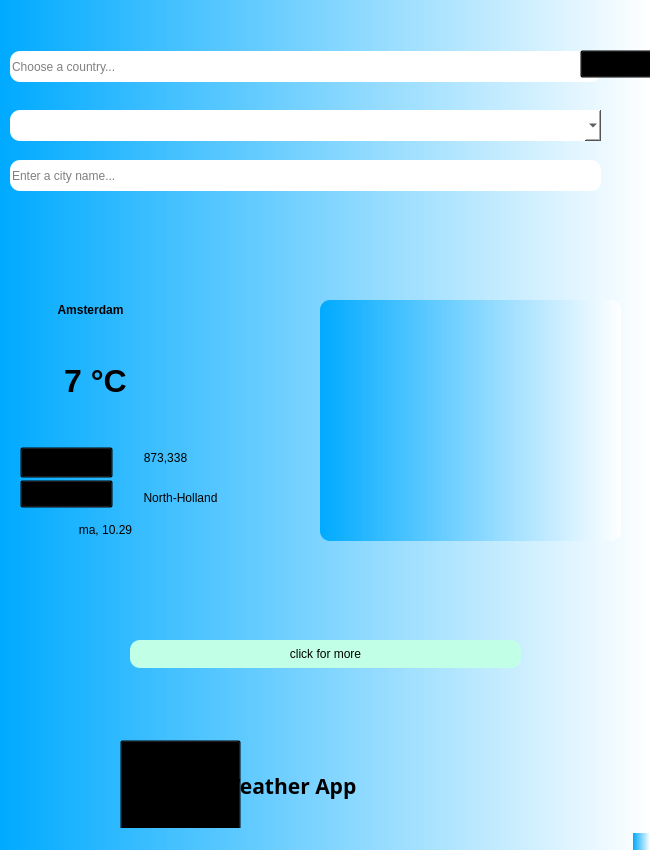
<?xml version="1.0" encoding="UTF-8"?>
<ui version="4.0">
 <class>MainWindow</class>
 <widget class="QMainWindow" name="MainWindow">
  <property name="geometry">
   <rect>
    <x>0</x>
    <y>0</y>
    <width>650</width>
    <height>850</height>
   </rect>
  </property>
  <property name="maximumSize">
   <size>
    <width>650</width>
    <height>850</height>
   </size>
  </property>
  <property name="windowTitle">
   <string>MainWindow</string>
  </property>
  <property name="styleSheet">
   <string notr="true">background-color:qlineargradient(spread:pad, x1:0, y1:0, x2:1, y2:0, stop:0 rgba(0, 170, 255, 255), stop:1 rgba(255, 255, 255, 255));</string>
  </property>
  <widget class="QWidget" name="centralwidget">
   <widget class="QLineEdit" name="country_line">
    <property name="geometry">
     <rect>
      <x>10</x>
      <y>51</y>
      <width>591</width>
      <height>31</height>
     </rect>
    </property>
    <property name="styleSheet">
     <string notr="true">background-color: white;
border-radius:10px;</string>
    </property>
    <property name="text">
     <string/>
    </property>
    <property name="maxLength">
     <number>32766</number>
    </property>
    <property name="placeholderText">
     <string>Choose a country...</string>
    </property>
   </widget>
   <widget class="QPushButton" name="search_button">
    <property name="geometry">
     <rect>
      <x>580</x>
      <y>50</y>
      <width>91</width>
      <height>28</height>
     </rect>
    </property>
    <property name="styleSheet">
     <string notr="true">background-color: transparent</string>
    </property>
    <property name="text">
     <string/>
    </property>
    <property name="icon">
     <iconset>
      <normaloff>icons/search.png</normaloff>icons/search.png</iconset>
    </property>
   </widget>
   <widget class="QLabel" name="city_label">
    <property name="geometry">
     <rect>
      <x>40</x>
      <y>300</y>
      <width>101</width>
      <height>20</height>
     </rect>
    </property>
    <property name="font">
     <font>
      <weight>75</weight>
      <bold>true</bold>
     </font>
    </property>
    <property name="styleSheet">
     <string notr="true">background-color: transparent;</string>
    </property>
    <property name="text">
     <string>Amsterdam</string>
    </property>
    <property name="alignment">
     <set>Qt::AlignCenter</set>
    </property>
   </widget>
   <widget class="QLabel" name="date_label">
    <property name="geometry">
     <rect>
      <x>20</x>
      <y>520</y>
      <width>171</width>
      <height>20</height>
     </rect>
    </property>
    <property name="styleSheet">
     <string notr="true">background-color: transparent;</string>
    </property>
    <property name="text">
     <string>ma, 10.29</string>
    </property>
    <property name="alignment">
     <set>Qt::AlignCenter</set>
    </property>
   </widget>
   <widget class="QPushButton" name="info_button">
    <property name="geometry">
     <rect>
      <x>130</x>
      <y>640</y>
      <width>391</width>
      <height>28</height>
     </rect>
    </property>
    <property name="styleSheet">
     <string notr="true">background-color: rgb(193, 255, 230);

border-radius:10px;</string>
    </property>
    <property name="text">
     <string>click for more</string>
    </property>
   </widget>
   <widget class="QLabel" name="img_label">
    <property name="geometry">
     <rect>
      <x>320</x>
      <y>300</y>
      <width>301</width>
      <height>241</height>
     </rect>
    </property>
    <property name="styleSheet">
     <string notr="true">border-radius:10px;</string>
    </property>
    <property name="text">
     <string/>
    </property>
    <property name="pixmap">
     <pixmap>icons/pngwing.com.png</pixmap>
    </property>
    <property name="alignment">
     <set>Qt::AlignCenter</set>
    </property>
   </widget>
   <widget class="QLabel" name="temp_label">
    <property name="geometry">
     <rect>
      <x>40</x>
      <y>340</y>
      <width>111</width>
      <height>81</height>
     </rect>
    </property>
    <property name="font">
     <font>
      <pointsize>24</pointsize>
      <weight>75</weight>
      <bold>true</bold>
     </font>
    </property>
    <property name="styleSheet">
     <string notr="true">background-color: transparent;</string>
    </property>
    <property name="text">
     <string>7 °C</string>
    </property>
    <property name="alignment">
     <set>Qt::AlignCenter</set>
    </property>
   </widget>
   <widget class="QLineEdit" name="city_line">
    <property name="geometry">
     <rect>
      <x>10</x>
      <y>160</y>
      <width>591</width>
      <height>31</height>
     </rect>
    </property>
    <property name="styleSheet">
     <string notr="true">background-color: rgb(255, 255, 255);
border-radius:10px;</string>
    </property>
    <property name="placeholderText">
     <string>Enter a city name...</string>
    </property>
   </widget>
   <widget class="QPushButton" name="pushButton_3">
    <property name="geometry">
     <rect>
      <x>20</x>
      <y>480</y>
      <width>93</width>
      <height>28</height>
     </rect>
    </property>
    <property name="styleSheet">
     <string notr="true">background-color:transparent
</string>
    </property>
    <property name="text">
     <string/>
    </property>
    <property name="icon">
     <iconset>
      <normaloff>icons/location.png</normaloff>icons/location.png</iconset>
    </property>
    <property name="iconSize">
     <size>
      <width>25</width>
      <height>30</height>
     </size>
    </property>
   </widget>
   <widget class="QPushButton" name="pushButton_4">
    <property name="geometry">
     <rect>
      <x>20</x>
      <y>447</y>
      <width>93</width>
      <height>31</height>
     </rect>
    </property>
    <property name="styleSheet">
     <string notr="true">background-color:transparent</string>
    </property>
    <property name="text">
     <string/>
    </property>
    <property name="icon">
     <iconset>
      <normaloff>icons/multiple-users-silhouette.png</normaloff>icons/multiple-users-silhouette.png</iconset>
    </property>
   </widget>
   <widget class="QLabel" name="region_label">
    <property name="geometry">
     <rect>
      <x>100</x>
      <y>490</y>
      <width>161</width>
      <height>16</height>
     </rect>
    </property>
    <property name="styleSheet">
     <string notr="true">background-color:transparent</string>
    </property>
    <property name="text">
     <string>North-Holland</string>
    </property>
    <property name="alignment">
     <set>Qt::AlignCenter</set>
    </property>
   </widget>
   <widget class="QComboBox" name="comboBox">
    <property name="geometry">
     <rect>
      <x>10</x>
      <y>110</y>
      <width>591</width>
      <height>31</height>
     </rect>
    </property>
    <property name="styleSheet">
     <string notr="true">background-color: rgb(255, 255, 255);

border-radius:10px;</string>
    </property>
    <property name="currentText">
     <string/>
    </property>
   </widget>
   <widget class="QPushButton" name="pushButton">
    <property name="geometry">
     <rect>
      <x>120</x>
      <y>740</y>
      <width>121</width>
      <height>91</height>
     </rect>
    </property>
    <property name="styleSheet">
     <string notr="true">background-color: transparent;
</string>
    </property>
    <property name="text">
     <string/>
    </property>
    <property name="icon">
     <iconset>
      <normaloff>icons/weather-news.png</normaloff>icons/weather-news.png</iconset>
    </property>
    <property name="iconSize">
     <size>
      <width>50</width>
      <height>50</height>
     </size>
    </property>
   </widget>
   <widget class="QLabel" name="label">
    <property name="geometry">
     <rect>
      <x>220</x>
      <y>770</y>
      <width>241</width>
      <height>31</height>
     </rect>
    </property>
    <property name="font">
     <font>
      <family>Arial Black</family>
      <pointsize>16</pointsize>
      <weight>75</weight>
      <bold>true</bold>
     </font>
    </property>
    <property name="styleSheet">
     <string notr="true">background-color: transparent;</string>
    </property>
    <property name="text">
     <string>Weather App</string>
    </property>
   </widget>
   <widget class="QLabel" name="population_label">
    <property name="geometry">
     <rect>
      <x>90</x>
      <y>450</y>
      <width>151</width>
      <height>16</height>
     </rect>
    </property>
    <property name="styleSheet">
     <string notr="true">background-color: transparent</string>
    </property>
    <property name="text">
     <string>873,338</string>
    </property>
    <property name="alignment">
     <set>Qt::AlignCenter</set>
    </property>
   </widget>
  </widget>
  <widget class="QStatusBar" name="statusbar"/>
 </widget>
 <resources/>
 <connections/>
</ui>
